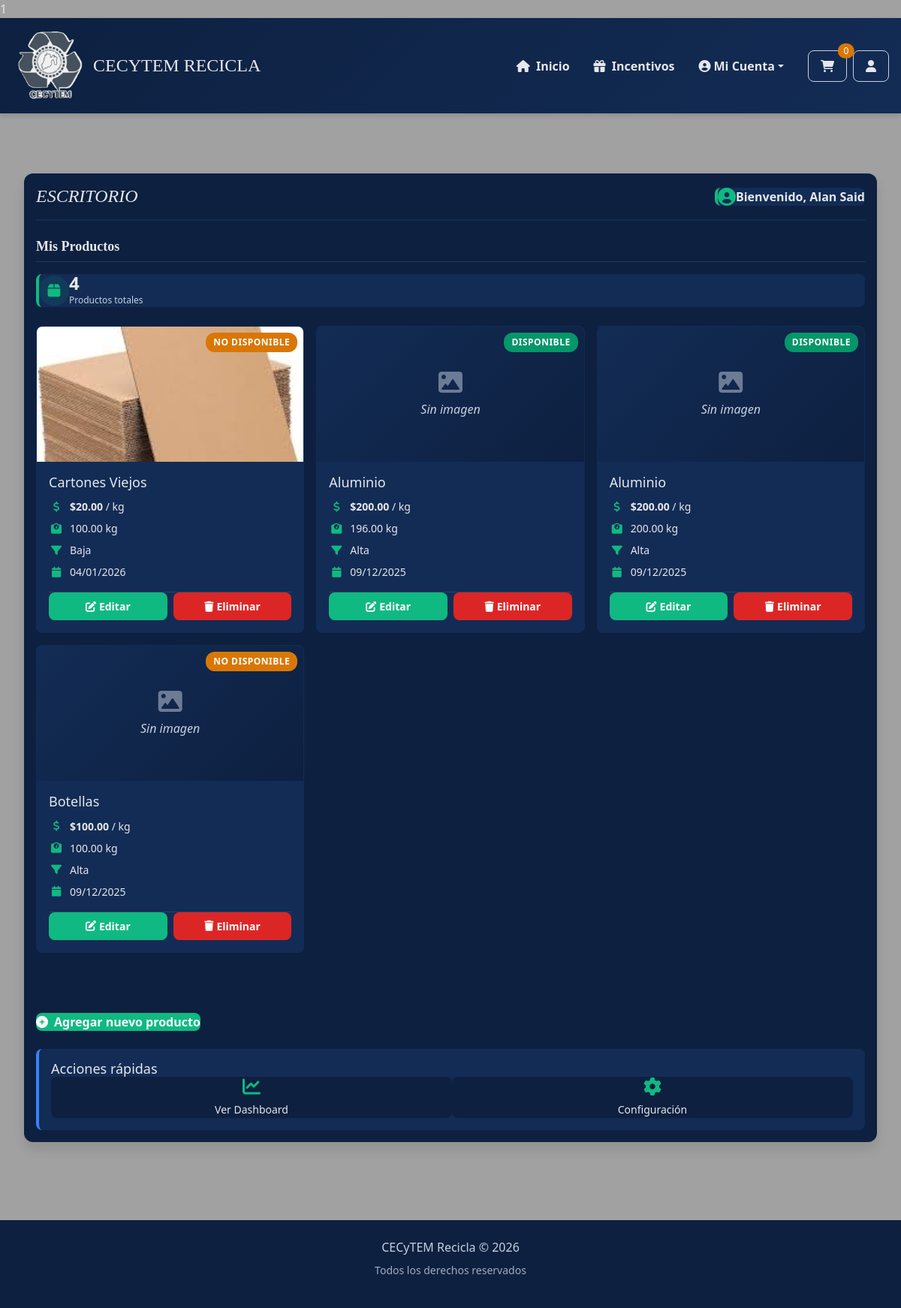
The app's page /escritorio/ (signed in) with its own data.
### applications/MarketPlace/models.py (models this page shows, shortened)
class Usuario(models.Model):
    ROLES = [
        ('comprador', 'Comprador'),
        ('vendedor', 'Vendedor'),
        ('admin', 'Administrador'),
    ]
    id_usuario = models.AutoField(primary_key=True)
    nombre = models.CharField(max_length=50, blank=True, null=True)
    apellido_paterno = models.CharField(max_length=50, blank=True, null=True)
    apellido_materno = models.CharField(max_length=50, blank=True, null=True)
    rol = models.CharField(max_length=10, choices=ROLES, null=False)
    fecha_registro = models.DateTimeField(auto_now_add=True)
    estado = models.CharField(max_length=100, blank=True, null=True)
    telefono = models.CharField(max_length=15, blank=True, null=True)
    password = models.CharField(max_length=200, null=False)
    correo = models.EmailField(max_length=80)
    class Meta:
        verbose_name = 'Usuario'
        verbose_name_plural = 'Usuarios'
        ordering = ['-fecha_registro']
        indexes = [
            models.Index(fields=['rol']),
            models.Index(fields=['fecha_registro']),
        ]

class Producto(models.Model):
    PUREZA = [
        ('alta', 'Alta'),
        ('media', 'Media'),
        ('baja', 'Baja'),
    ]
    ESTADO = [
        ('disponible', 'Disponible'),
        ('no_disponible', 'No disponible'),
    ]
    id_producto = models.AutoField(primary_key=True)
    id_usuario = models.ForeignKey(Usuario, on_delete=models.CASCADE)
    id_categoria = models.ForeignKey(Categoria, on_delete=models.CASCADE)
    nombre = models.CharField(max_length=50, blank=True, null=True)
    descripcion = models.TextField(blank=True, null=True)
    precio_kg = models.DecimalField(max_digits=10, decimal_places=2)
    peso_disponible_kg = models.DecimalField(max_digits=10, decimal_places=2)
    pureza = models.CharField(max_length=5, choices=PUREZA)
    estado = models.CharField(max_length=15, choices=ESTADO)
    fecha_publicacion = models.DateTimeField(auto_now_add=True)
    class Meta:
        verbose_name = 'Producto'
        verbose_name_plural = 'Productos'
        ordering = ['-fecha_publicacion']
        indexes = [
            models.Index(fields=['estado']),
            models.Index(fields=['pureza']),
            models.Index(fields=['precio_kg']),
            models.Index(fields=['id_categoria']),
            models.Index(fields=['fecha_publicacion']),
        ]
        constraints = [
            models.CheckConstraint(
                check=models.Q(precio_kg__gte=0),
                name='precio_positivo'
            ),
            models.CheckConstraint(
                check=models.Q(peso_disponible_kg__gte=0),
                name='peso_positivo'
            ),
        ]

class ImagenProducto(models.Model):
    id_imagen = models.AutoField(primary_key=True)
    id_producto = models.ForeignKey(Producto, on_delete=models.CASCADE, related_name="imagenes")
    imagen = models.ImageField(upload_to="productos/")
    orden = models.IntegerField()
    class Meta:
        verbose_name = 'Imagen de producto'
        verbose_name_plural = 'Imágenes de productos'
        ordering = ['id_producto', 'orden']
        unique_together = ['id_producto', 'orden']

### applications/MarketPlace/views.py (the view)
# urls.py: path('escritorio/', views.escritorio_view, name='escritorio'),
@login_requerido
def escritorio_view(request):
    usuario_id = request.session['usuario_id']
    usuario = Usuario.objects.get(id_usuario=usuario_id)
    productos = Producto.objects.filter(id_usuario=usuario)
    return render(request, 'MarketPlace/escritorio.html', {
        'usuario': usuario,
        'productos': productos,
    })

### applications/MarketPlace/utils.py (called while the page is built)
def login_requerido(view_func):
    @wraps(view_func)
    def wrapper(request, *args, **kwargs):
        if 'usuario_id' not in request.session:
            return redirect('login')
        if 'usuario_id' in request.session:
            from .models import Carrito, ItemCarrito
            try:
                carrito = Carrito.objects.get(id_usuario_id=request.session['usuario_id'])
                items_count = ItemCarrito.objects.filter(id_carrito=carrito).count()
                request.session['carrito_count'] = items_count
            except Carrito.DoesNotExist:
                request.session['carrito_count'] = 0
        return view_func(request, *args, **kwargs)
    return wrapper

### Templates/Marketplace/escritorio.html (shortened to what this page needs)
{% extends './navegación.html' %}
{% load static %}
{% block pag %}
<div class="desktop-container">
    <div class="card desktop-card">
        <div class="desktop-header">
            <h2 class="desktop-title">Escritorio</h2>
            <div class="user-welcome">
                <i class="fas fa-user-circle user-icon"></i>
                <span class="user-greeting">Bienvenido, {{ usuario.nombre }}</span>
            </div>
        </div>
        <div class="desktop-content">
            <div class="desktop-section">
                <h3 class="section-title">Mis Productos</h3>
                {% if productos %}
                    <div class="desktop-stats">
                        <div class="stat-card">
                            <div class="stat-icon">
                                <i class="fas fa-box"></i>
                            </div>
                            <div class="stat-info">
                                <span class="stat-value">{{ productos|length }}</span>
                                <span class="stat-label">Productos totales</span>
                            </div>
                        </div>
                    </div>
                    <div class="productos-grid">
                        {% for prod in productos %}
                            <div class="producto-card desktop-product-card">
                                <div class="producto-imagen">
                                    {% if prod.imagenes.all %}
                                        <img src="{{ prod.imagenes.first.imagen.url }}"
                                             alt="{{ prod.nombre }}"
                                             class="producto-img">
                                    {% else %}
                                        <div class="sin-imagen desktop-no-image">
                                            <i class="fas fa-image"></i>
                                            <span>Sin imagen</span>
                                        </div>
                                    {% endif %}
                                    {% if prod.estado == 'disponible' %}
                                        <span class="producto-badge badge-disponible">Disponible</span>
                                    {% elif prod.estado == 'vendido' %}
                                        <span class="producto-badge badge-vendido">Vendido</span>
                                    {% else %}
                                        <span class="producto-badge badge-otro">{{ prod.get_estado_display }}</span>
                                    {% endif %}
                                </div>
                                <div class="producto-info">
                                    <h4 class="producto-nombre">{{ prod.nombre|truncatechars:40 }}</h4>
                                    <div class="producto-detalles">
                                        <div class="detalle-item">
                                            <i class="fas fa-dollar-sign detalle-icon"></i>
                                            <span class="detalle-text">
                                                <strong>${{ prod.precio_kg }}</strong> / kg
                                            </span>
                                        </div>
                                        <div class="detalle-item">
                                            <i class="fas fa-weight detalle-icon"></i>
                                            <span class="detalle-text">{{ prod.peso_disponible_kg }} kg</span>
                                        </div>
                                        <div class="detalle-item">
                                            <i class="fas fa-filter detalle-icon"></i>
                                            <span class="detalle-text">{{ prod.get_pureza_display }}</span>
                                        </div>
                                        <div class="detalle-item">
                                            <i class="fas fa-calendar detalle-icon"></i>
                                            <span class="detalle-text">{{ prod.fecha_publicacion|date:"d/m/Y" }}</span>
                                        </div>
                                    </div>
                                    <div class="producto-acciones">
                                        <a href="{% url 'actualizar_producto' prod.id_producto %}"
                                           class="btn btn-sm btn-primary desktop-btn-edit">
                                            <i class="fas fa-edit me-1"></i> Editar
                                        </a>
                                        <button type="button"
                                                class="btn btn-sm btn-danger desktop-btn-delete"
                                                data-bs-toggle="modal"
                                                data-bs-target="#modalEliminar{{ prod.id_producto }}">
                                            <i class="fas fa-trash me-1"></i> Eliminar
                                        </button>
                                    </div>
                                </div>
                            </div>
                        {% endfor %}
                    </div>
                {% endif %}
            </div>
            <div class="desktop-actions">
                <a href="{% url 'agregar_producto' %}" class="btn btn-primary desktop-btn-add">
                    <i class="fas fa-plus-circle me-2"></i> Agregar nuevo producto
                </a>
                <div class="quick-actions">
                    <h4 class="quick-actions-title">Acciones rápidas</h4>
                    <div class="quick-actions-grid">
                        {% if usuario.rol == 'admin' %}
                        <a href="#" class="quick-action-card">
                            <i class="fas fa-chart-line quick-action-icon"></i>
                            <span class="quick-action-text">Ver Dashboard</span>
                        </a>
                        {% else %}
                        <a href="#" class="quick-action-card">
                            <i class="fas fa-chart-bar quick-action-icon"></i>
                            <span class="quick-action-text">Ver mi Estadística</span>
                        </a>
                        {% endif %}
                        <a href="#" class="quick-action-card">
                            <i class="fas fa-cog quick-action-icon"></i>
                            <span class="quick-action-text">Configuración</span>
                        </a>
                    </div>
                </div>
            </div>
        </div>
    </div>
</div>
{% endblock %}

### records on screen
Usuario: nombre "Alan Said"
Producto: imagenes.first.imagen (picture), estado "NO DISPONIBLE", nombre "Cartones Viejos", precio_kg "20.00", peso_disponible_kg "100.00", pureza "Baja", fecha_publicacion "04/01/2026"
Producto: shows "Sin imagen", estado "DISPONIBLE", nombre "Aluminio", precio_kg "200.00", peso_disponible_kg "196.00", pureza "Alta", fecha_publicacion "09/12/2025"
Producto: shows "Sin imagen", estado "DISPONIBLE", nombre "Aluminio", precio_kg "200.00", peso_disponible_kg "200.00", pureza "Alta", fecha_publicacion "09/12/2025"
Producto: shows "Sin imagen", estado "NO DISPONIBLE", nombre "Botellas", precio_kg "100.00", peso_disponible_kg "100.00", pureza "Alta", fecha_publicacion "09/12/2025"

### other values on screen
{{ productos|length }} "4"
